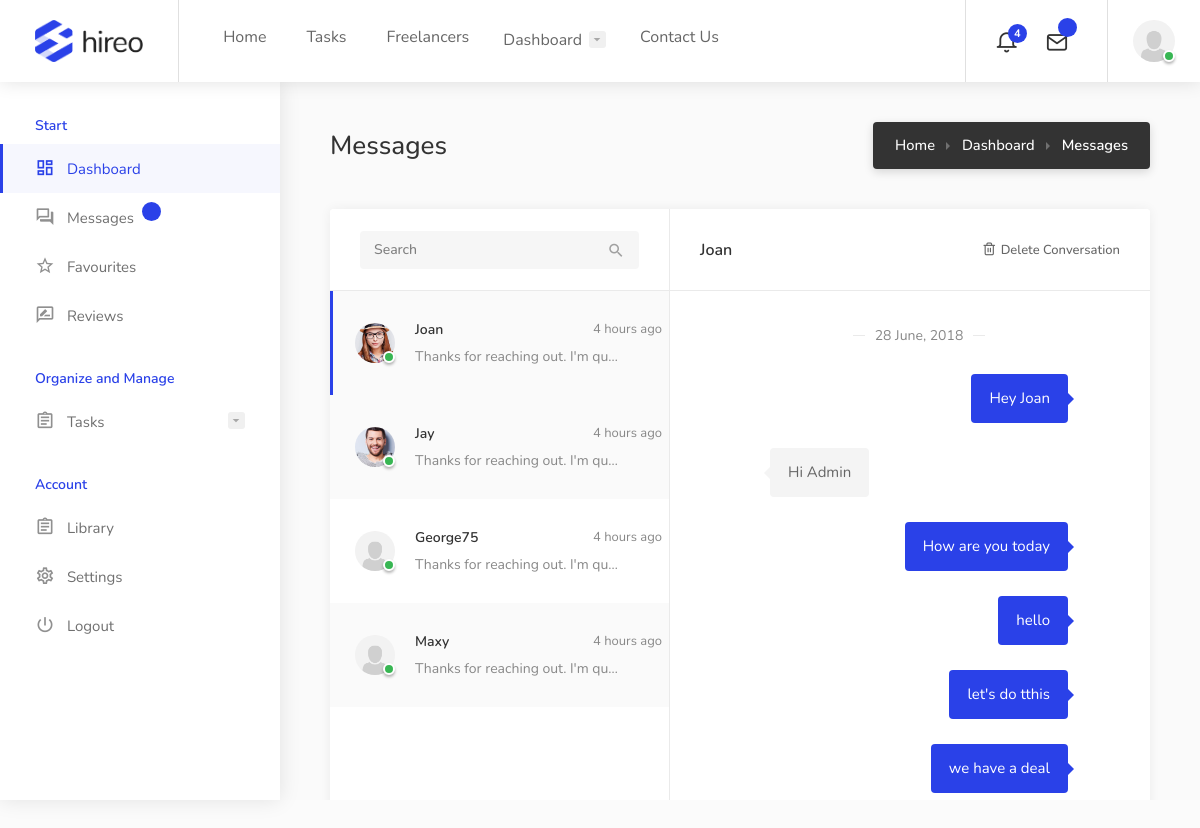
/messages/ (signed in), run on the app's committed database.
### user/models.py (models this page shows, shortened)
class Profile(models.Model):
    user = models.OneToOneField(User, on_delete=models.CASCADE)
    stripe_customer_id = models.CharField(max_length=100, blank=True, null=True)
    image = models.ImageField(default = 'default.png', upload_to='profile_pics')
    tagline = models.CharField(max_length=200,  default='Enter your tagline here')
    bio = models.TextField(max_length=1000, default='Enter your bio here')
    favourite = models.ManyToManyField(User, related_name='favorited_by', blank=True)

### chat/models.py (models this page shows)
class Thread(models.Model):
    first_person = models.ForeignKey(User, on_delete=models.CASCADE, null=True, blank=True, related_name='thread_first_person')
    second_person = models.ForeignKey(User, on_delete=models.CASCADE, null=True, blank=True,
                                     related_name='thread_second_person')
    updated = models.DateTimeField(auto_now=True)
    timestamp = models.DateTimeField(auto_now_add=True)
    objects = ThreadManager()
    class Meta:
        unique_together = ['first_person', 'second_person']

class ChatMessage(models.Model):
    thread = models.ForeignKey(Thread, null=True, blank=True, on_delete=models.CASCADE, related_name='chatmessage_thread')
    user = models.ForeignKey(User, on_delete=models.CASCADE)
    message = models.TextField()
    timestamp = models.DateTimeField(auto_now_add=True)

### chat/views.py (the view)
# urls.py: path('messages/', dashboard_messages, name='dashboard-messages'),
def dashboard_messages(request):
    threads = Thread.objects.by_user(user=request.user).prefetch_related('chatmessage_thread').order_by('timestamp')
    context = {
        'Threads': threads
    }
    return render(request, 'chat/messages.html', context)

### chat/models.py (called while the page is built)
    def by_user(self, **kwargs):
        user = kwargs.get('user')
        lookup = Q(first_person=user) | Q(second_person=user)
        qs = self.get_queryset().filter(lookup).distinct()
        return qs

### templates/chat/messages.html (shortened to what this page needs)
{% extends 'dashboard/base.html' %}
{% load static %}
{% block content %}
<div class="dashboard-headline">
	<h3>Messages</h3>
	<nav id="breadcrumbs" class="dark">
		<ul>
			<li><a href="#">Home</a></li>
			<li><a href="#">Dashboard</a></li>
			<li>Messages</li>
		</ul>
	</nav>
</div>
	<div class="messages-container margin-top-0">
		<div class="messages-container-inner">
			<div class="messages-inbox">
				<div class="messages-headline">
					<div class="input-with-icon">
							<input id="autocomplete-input" type="text" placeholder="Search">
					</div>
				</div>
				<ul class="contacts">
					{% for thread in Threads %}
					<li class=" {% if forloop.first %} active-message {% endif %} contact-li" chat-id="chat_{{ thread.id }}">
						<a href="#">
							{% if thread.first_person == user %}
							<div class="message-avatar"><i class="status-icon status-online"></i><img src="{{ thread.second_person.profile.image.url }}" alt="" /></div>
							{% else %}
							<div class="message-avatar"><i class="status-icon status-online"></i><img src="{{ thread.first_person.profile.image.url }}" alt="" /></div>
							{% endif %}
							<div class="message-by">
								<div class="message-by-headline">
									{% if thread.first_person == user %}
									<h5>{{ thread.second_person.username }}</h5>
									{% else %}
									<h5>{{ thread.first_person.username }}</h5>
									{% endif %}
									<span>4 hours ago</span>
								</div>
								<p>Thanks for reaching out. I'm quite busy right now on many</p>
							</div>
						</a>
					</li>
					{% endfor %}
				</ul>
			</div>
			<div class="message-content">
				{% for thread in Threads %}
			<div class="message-content {% if forloop.first %} hide is_active {% else %} hide  {% endif %}" chat-id="chat_{{ thread.id }}" other-user-id="
			{% if thread.first_person == user %}
				{{ thread.second_person.id }}
			{% else %}
				{{ thread.first_person.id }}
			{% endif %}">
				<div class="messages-headline">
					{% if thread.first_person == user %}
					<h4>{{ thread.second_person.username }}</h4>
					{% else %}
					<h4>{{ thread.first_person.username }}</h4>
					{% endif %}
					<a href="#" class="message-action"><i class="icon-feather-trash-2"></i> Delete Conversation</a>
				</div>
				<div class="message-content-inner">
						<div class="message-time-sign">
							<span>28 June, 2018</span>
						</div>
						{% for chat in thread.chatmessage_thread.all %}
						{% if chat.user == user %}
						<div class="message-bubble me">
							<div class="message-bubble-inner">
								<div class="message-text"><p>{{ chat.message }}</p></div>
							</div>
							<div class="clearfix"></div>
						</div>
						{% else %}
						<div class="message-bubble">
							<div class="message-bubble-inner">
								<div class="message-text"><p>{{ chat.message }}</p></div>
							</div>
							<div class="clearfix"></div>
						</div>
						{% endif %}
						{% endfor %}
				</div>
			</div>
			{% endfor %}
			</div>
		</div>
</div>
{% endblock content %}

### templates/navbar.html (shortened to what this page needs)
{% load static %}
{% load notifications_tags %}
<div id="header">
    <div class="container">
        <div class="left-side">
            <div id="logo">
                <a href="{% url 'job:home' %}"><img src="{% static 'images/logo.png' %}" alt=""></a>
            </div>
            <nav id="navigation">
                <ul id="responsive">
                    <li><a href="{% url 'job:home' %}">Home</a>
                    </li>
                    <li><a href="{% url 'job:job-list' %}">Tasks</a></li>
                    <li><a href="{% url 'job:freelancer' %}">Freelancers</a></li>
                    {% if user.is_authenticated %}
                <li><a href="#">Dashboard</a>
                </li>
                {% endif %}
                <li><a href="{% url 'job:contact' %}">Contact Us</a></li>
                </ul>
            </nav>
        </div>
    {% if user.is_authenticated %}
    <div class="right-side">
        <div class="header-widget hide-on-mobile">
            <div class="header-notifications">
                <div class="header-notifications-trigger">
                    <a href="#"><i class="icon-feather-bell"></i><span>4</span></a>
                </div>
            </div>
            <div class="header-notifications">
                <div class="header-notifications-trigger">
                    <a href="#"><i class="icon-feather-mail"></i><span>{% notifications_unread %}</span></a>
                </div>
            </div>
        </div>
        <div class="header-widget">
            <div class="header-notifications user-menu">
                <div class="header-notifications-trigger">
                    <a href="#"><div class="user-avatar status-online"><img src="{{ user.profile.image.url }}" alt=""></div></a>
                </div>
            </div>
        </div>
    </div>
    {% endif %}
    </div>
</div>

### static/css/colors/blue.css (style rules this page uses)
.message-bubble.me .message-text:before { border-left:6px solid #2a41e8; }
a, .header-widget .log-in-button:hover i, .notification-text span.color, .header-notifications-content .notification-text span.color, ul.user-menu-small-nav li a:hover, ul.user-menu-small-nav li a:hover i, #navigation ul li:hover a:after, #navigation ul li a.current, #navigation ul li a.current:after, #navigation ul li:hover a, #breadcrumbs ul li a:hover, #breadcrumbs.white ul li a:hover, .single-page-header .header-details li a:hover, .blog-post-content h3 a:hover, #posts-nav li a:hover, .task-tags span, .freelancer-detail-item a:hover, .list-4 li:before, .list-3 li:before, .list-2 li:before, .list-1 li:before, .share-buttons-content span strong, .keyword, .banner-headline strong.color, .category-box-icon, .recommended .pricing-plan-label, .recommended .pricing-plan-label strong, .boxed-widget.summary li.total-costs span, .testimonial-box:before, .single-counter h3, .popup-tabs-nav li.active a, .dialog-with-tabs .forgot-password:hover, .dropdown-menu > li > a:hover, .dropdown-menu > .active > a, .dropdown-menu > .active > a:hover, .bootstrap-select .dropdown-menu li.selected a span.check-mark:before, .bootstrap-select .dropdown-menu li.selected:hover a span.check-mark:before, .boxed-list-headline h3 i, .boxed-list-item .item-details .detail-item a:hover, .job-overview .job-overview-inner ul li i, .dashboard-nav ul:before, .dashboard-nav ul li.active-submenu a i, .dashboard-nav ul li.active a i, .dashboard-nav ul li:hover a i, .dashboard-nav ul li.active-submenu a, .dashboard-nav ul li:hover a, .dashboard-nav ul li.active a, .dashboard-nav ul li.active-submenu a:after, .dashboard-nav ul li.active a:after, .dashboard-nav ul li:hover a:after, .dashboard-box .headline h3 i, .help-icon, .header-widget .log-in-button:hover, .header-widget .log-in-button:hover i { color:#2a41e8; }
#backtotop a, .header-notifications-trigger span, a.header-notifications-button, #navigation ul ul.dropdown-nav ul.dropdown-nav li:hover a:after, #navigation ul ul.dropdown-nav li:hover a:after, .mm-menu em.mm-counter, .language-switcher.bootstrap-select.btn-group.open button, .language-switcher.bootstrap-select.btn-group button:hover, .footer-links ul li a span:before, .newsletter button, .pagination ul li a.current-page, a.blog-post-info:hover, #posts-nav li a:hover span, .comment-by a.reply:hover, .contact-address-headline:after, .enable-filters-button span, .enable-filters-button i, .job-listing.with-apply-button:hover .list-apply-button, .letters-list a.current, span.button, button.button, input[type="button"], input[type="submit"], a.button, .list-1 li:before, mark.color, table.basic-table th, .copy-url .copy-url-button, .keyword-input-container .keyword-input-button, .tags-container input[type="checkbox"]:checked + label, input:checked + .switch-button, .radio input[type="radio"] + label .radio-label:after, .uploadButton .uploadButton-button:hover, .pricing-plan .button:hover, .pricing-plan.recommended .button, .pricing-plan .recommended-badge, .payment-tab-trigger > input:checked ~ label::after, .breathing-icon, .icon-box-check, .testimonial-author span, .qtyInc:hover, .qtyDec:hover, #sign-in-dialog .mfp-close:hover, #small-dialog-1 .mfp-close:hover, #small-dialog-2 .mfp-close:hover, #small-dialog-3 .mfp-close:hover, #small-dialog-4 .mfp-close:hover, #small-dialog .mfp-close:hover, .slider-selection, .cluster-visible, .marker-container, .custom-zoom-in:hover, .custom-zoom-out:hover, #geoLocation:hover, #streetView:hover, #scrollEnabling:hover, #scrollEnabling.enabled, a.apply-now-button, a.attachment-box:hover, .freelancer-indicators .indicator-bar span, .dashboard-nav ul li span.nav-tag, .dashboard-box .button.dark:not(.ico):hover, .messages-inbox ul li:before, .message-by h5 i, .message-bubble.me .message-text { background-color:#2a41e8; }

### templates/chat/messages.html (style rules this page uses)
.message-content.is_active { display: block !important; }
.message-content.hide { display: none; }

### data on the page
Thread: second_person.profile.image (picture), second_person.username "Joan"
Thread: second_person.profile.image (picture), second_person.username "Jay"
Thread: second_person.profile.image (placeholder picture), second_person.username "George75"
Thread: second_person.profile.image (placeholder picture), second_person.username "Maxy"
ChatMessage: message "Hey Joan"
ChatMessage: message "Hi Admin"
ChatMessage: message "How are you today"
ChatMessage: message "hello"
ChatMessage: message "let's do tthis"
ChatMessage: message "we have a deal"
